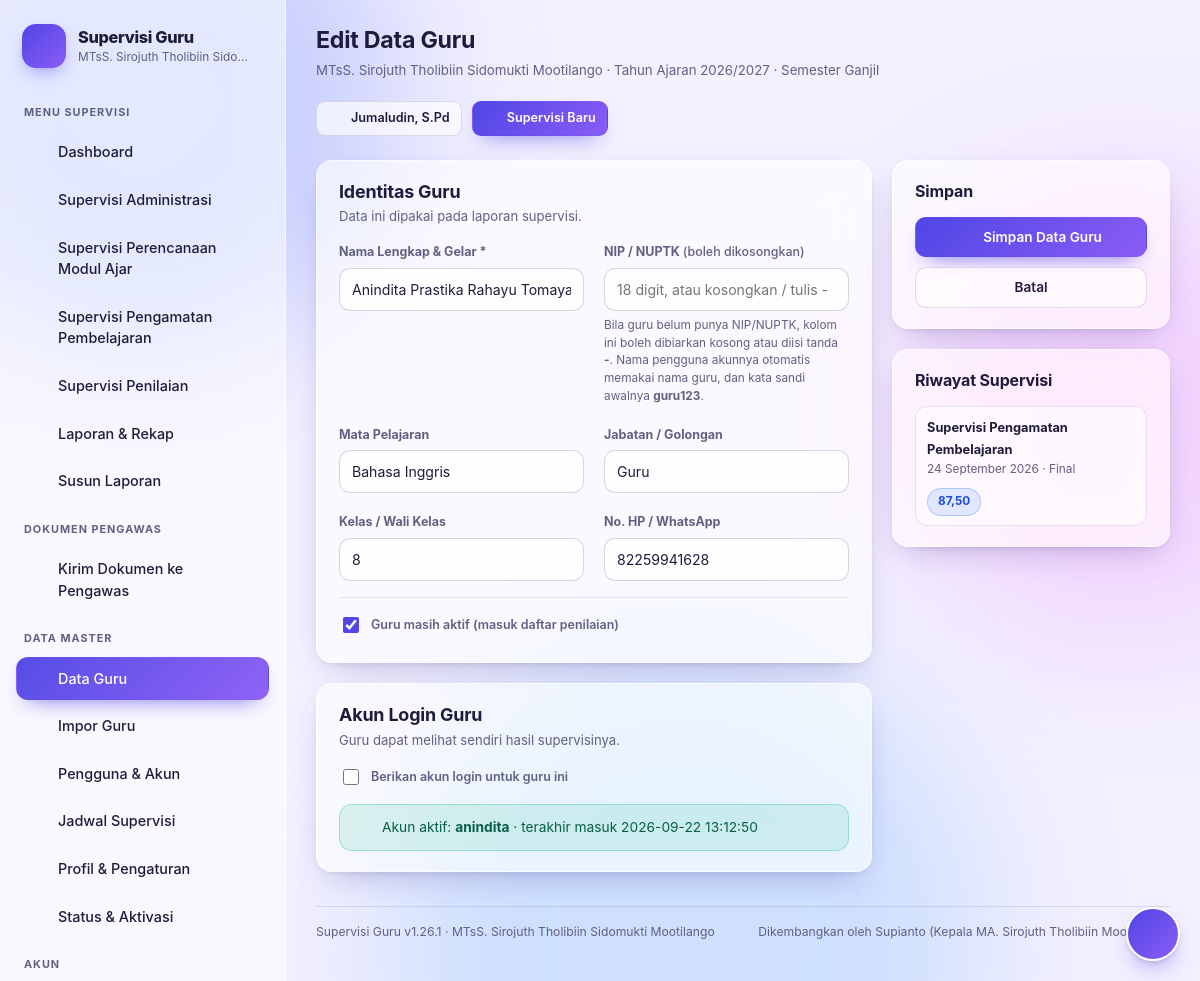
/guru_edit.php?id=13 (signed in), run on an earlier commit of the app's database.
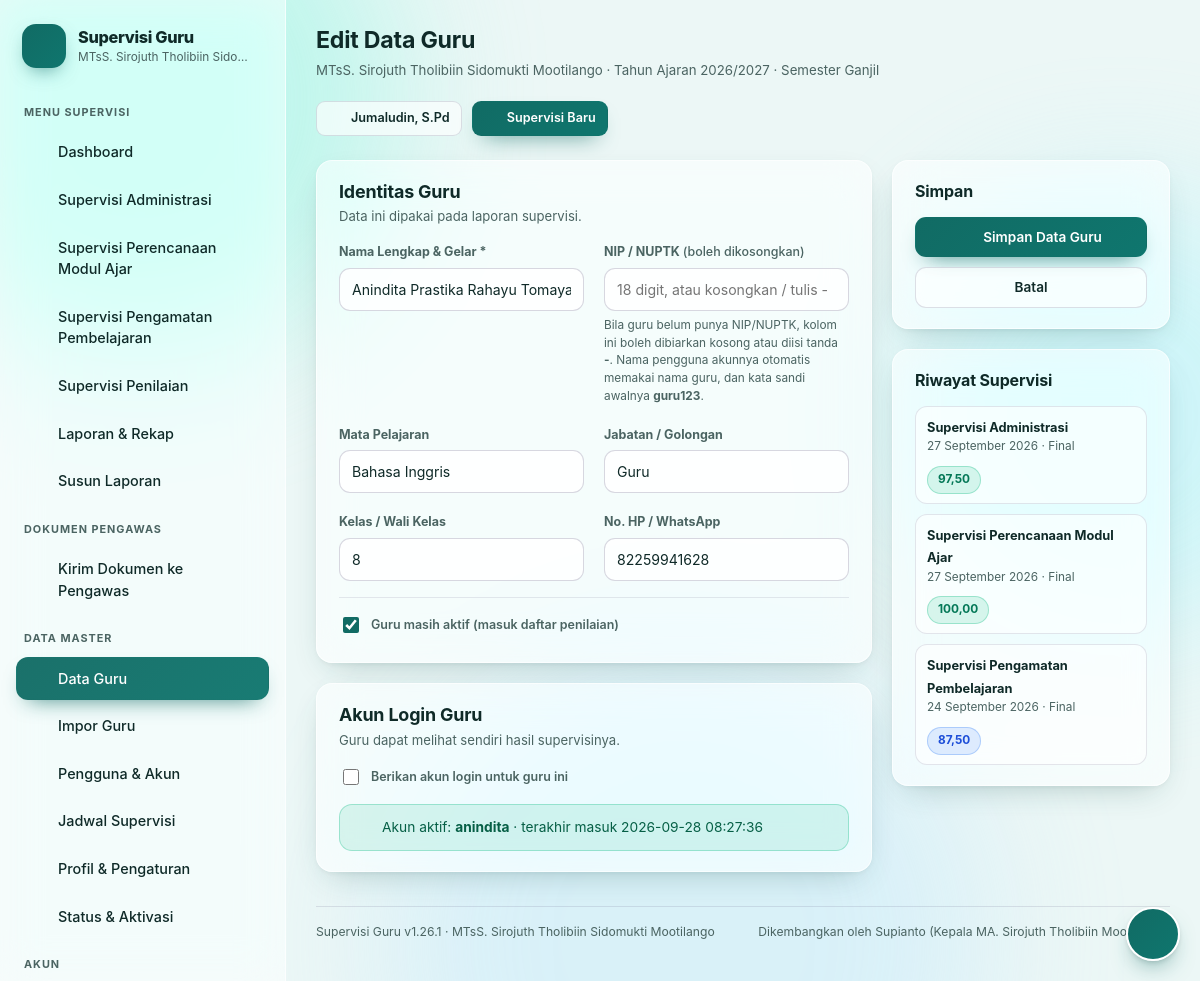
And on a later commit of the database.
### tables this page shows
CREATE TABLE sekolah (
            id INTEGER PRIMARY KEY AUTOINCREMENT,
            nama TEXT NOT NULL,
            npsn TEXT,
            alamat TEXT,
            kepala_sekolah TEXT,
            nip_kepala_sekolah TEXT,
            tahun_ajaran TEXT,
            semester TEXT,
            batas_a REAL NOT NULL DEFAULT 90,
            batas_b REAL NOT NULL DEFAULT 80,
            batas_c REAL NOT NULL DEFAULT 70,
            catatan TEXT,
            aktif INTEGER NOT NULL DEFAULT 1,
            dibuat TEXT
        , verifikasi TEXT NOT NULL DEFAULT "disetujui", kontak_nama TEXT, kontak_telepon TEXT, kontak_email TEXT, tanggal_daftar TEXT, alasan_tolak TEXT, jenis TEXT NOT NULL DEFAULT "umum", logo TEXT, aktivasi TEXT NOT NULL DEFAULT 'aktif', aktivasi_pada TEXT, aktif_sampai TEXT, aktivasi_ke INTEGER NOT NULL DEFAULT 1, nsm TEXT, desa TEXT, kecamatan TEXT, kabupaten TEXT, provinsi TEXT, telepon TEXT, email TEXT, website TEXT, uji_mulai TEXT);

CREATE TABLE instrumen (
                id INTEGER PRIMARY KEY AUTOINCREMENT,
                kode TEXT NOT NULL UNIQUE,
                nama TEXT NOT NULL,
                deskripsi TEXT,
                ikon TEXT,
                urutan INTEGER NOT NULL DEFAULT 0,
                aktif INTEGER NOT NULL DEFAULT 1
            );

CREATE TABLE users (
            id INTEGER PRIMARY KEY AUTOINCREMENT,
            username TEXT NOT NULL UNIQUE,
            password_hash TEXT NOT NULL,
            nama TEXT NOT NULL,
            role TEXT NOT NULL DEFAULT "guru",
            guru_id INTEGER REFERENCES guru(id) ON DELETE SET NULL,
            aktif INTEGER NOT NULL DEFAULT 1,
            login_terakhir TEXT,
            dibuat TEXT
        , sekolah_id INTEGER, foto TEXT, nip TEXT, asal TEXT);

CREATE TABLE guru (
            id INTEGER PRIMARY KEY AUTOINCREMENT,
            nip TEXT,
            nama TEXT NOT NULL,
            mapel TEXT,
            jabatan TEXT,
            kelas TEXT,
            telepon TEXT,
            aktif INTEGER NOT NULL DEFAULT 1,
            demo INTEGER NOT NULL DEFAULT 0,
            dibuat TEXT
        , sekolah_id INTEGER);

CREATE TABLE supervisi (
            id INTEGER PRIMARY KEY AUTOINCREMENT,
            guru_id INTEGER NOT NULL REFERENCES guru(id) ON DELETE CASCADE,
            instrumen_id INTEGER NOT NULL REFERENCES instrumen(id) ON DELETE CASCADE,
            tanggal TEXT NOT NULL,
            periode TEXT,
            supervisor TEXT,
            total_skor REAL NOT NULL DEFAULT 0,
            skor_maks REAL NOT NULL DEFAULT 0,
            nilai REAL NOT NULL DEFAULT 0,
            predikat TEXT,
            kelebihan TEXT,
            kekurangan TEXT,
            tindak_lanjut TEXT,
            status TEXT NOT NULL DEFAULT "draft",
            dibuat TEXT,
            diubah TEXT, sekolah_id INTEGER,
            UNIQUE (guru_id, instrumen_id, tanggal)
        );

### guru_edit.php (the view, shortened to what the rows shown need)
<?php
$u = require_admin();
$sid = sekolah_id();
$id = (int) ($_GET['id'] ?? $_POST['id'] ?? 0);
$g = $id ? one('SELECT * FROM guru WHERE id = ? AND sekolah_id = ?', [$id, $sid]) : null;
$form = [
    'nama'    => $g['nama'] ?? '',
    'nip'     => $g['nip'] ?? '',
    'mapel'   => $g['mapel'] ?? '',
    'jabatan' => $g['jabatan'] ?? '',
    'kelas'   => $g['kelas'] ?? '',
    'telepon' => $g['telepon'] ?? '',
    'aktif'   => $g ? (int) $g['aktif'] : 1,
];
$akun = $id ? one('SELECT * FROM users WHERE guru_id = ? LIMIT 1', [$id]) : null;
$riwayat = $id ? all('SELECT s.*, i.nama AS instrumen FROM supervisi s JOIN instrumen i ON i.id = s.instrumen_id
                      WHERE s.guru_id = ? AND s.sekolah_id = ? ORDER BY s.tanggal DESC LIMIT 12', [$id, $sid]) : [];
page_top($g ? 'Edit Data Guru' : 'Tambah Data Guru', 'guru');
?>
<form method="post" class="grid g21" style="align-items:start">
  <div class="grid" style="gap:20px">
    <div class="card">
      <div class="card-head"><div><h2>Identitas Guru</h2><p>Data ini dipakai pada laporan supervisi.</p></div></div>
      <div class="grid g2">
        <div>
          <label class="f" for="nama">Nama Lengkap &amp; Gelar *</label>
          <input type="text" id="nama" name="nama" value="<?= e((string) $form['nama']) ?>" required placeholder="Contoh: Siti Aminah, S.Pd.">
        </div>
        <div>
          <label class="f" for="mapel">Mata Pelajaran</label>
          <input type="text" id="mapel" name="mapel" value="<?= e((string) $form['mapel']) ?>" placeholder="Contoh: Matematika">
        </div>
        <div>
          <label class="f" for="jabatan">Jabatan / Golongan</label>
          <input type="text" id="jabatan" name="jabatan" value="<?= e((string) $form['jabatan']) ?>" placeholder="Contoh: Guru Muda">
        </div>
        <div>
          <label class="f" for="kelas">Kelas / Wali Kelas</label>
          <input type="text" id="kelas" name="kelas" value="<?= e((string) $form['kelas']) ?>" placeholder="Contoh: Wali kelas VIII-A">
        </div>
        <div>
          <label class="f" for="telepon">No. HP / WhatsApp</label>
          <input type="text" id="telepon" name="telepon" value="<?= e((string) $form['telepon']) ?>" placeholder="08xxxxxxxxxx">
        </div>
      </div>
      <label class="f" style="display:flex;align-items:center;gap:9px;font-weight:600">
        <input type="checkbox" name="aktif" value="1" <?= (int) $form['aktif'] === 1 ? 'checked' : '' ?> style="width:16px;height:16px;accent-color:var(--accent)">
        Guru masih aktif (masuk daftar penilaian)
      </label>
    </div>
    <div class="card">
      <div class="card-head"><div><h2>Akun Login Guru</h2><p>Guru dapat melihat sendiri hasil supervisinya.</p></div></div>
      <?php if ($akun): ?>
        <div class="alert alert-ok mt16" style="margin-bottom:0"><?= ikon('check', 16) ?><span>Akun aktif: <b><?= e((string) $akun['username']) ?></b> <?= (int) $akun['login_terakhir'] ? '&middot; terakhir masuk ' . e((string) $akun['login_terakhir']) : '' ?></span></div>
      <?php endif; ?>
    </div>
  </div>
  <div class="grid" style="gap:20px">
    <?php if ($id): ?>
    <div class="card">
      <?php if ($riwayat): ?>
        <div class="grid" style="gap:10px">
          <?php foreach ($riwayat as $r): ?>
            <div class="flex between" style="background:rgba(255,255,255,.6);border:1px solid rgba(99,95,130,.16);border-radius:12px;padding:9px 11px">
              <div style="min-width:0">
                <b class="sm"><?= e((string) $r['instrumen']) ?></b>
                <div class="xs mut"><?= e(tanggal_id((string) $r['tanggal'])) ?> &middot; <?= $r['status'] === 'final' ? 'Final' : 'Draf' ?></div>
              </div>
              <span class="pill pill-<?= e((string) $r['predikat']) ?>"><?= r1($r['nilai']) ?></span>
            </div>
          <?php endforeach; ?>
        </div>
      <?php else: ?>
        <p class="sm mut" style="margin:0">Belum ada supervisi untuk guru ini.</p>
      <?php endif; ?>
    </div>
    <?php endif; ?>
  </div>
</form>
<?php
page_bottom();

### inc/layout.php (shortened to what the rows shown need)
<?php
function ikon(string $name, int $size = 18): string
{
    $d = $p[$name] ?? $p['doc'];
    return '<svg class="ic" width="' . $size . '" height="' . $size . '" viewBox="0 0 24 24" fill="none" stroke="currentColor" stroke-width="1.7" stroke-linecap="round" stroke-linejoin="round" aria-hidden="true">' . $d . '</svg>';
}
function page_top(string $judul, string $menu = ''): void
{
    $u = current_user();
    $super = is_super();
    $pengawas = $u !== null && $u['role'] === 'pengawas';
    $admin = is_admin();
    $sekolah = current_sekolah();
    $binaanSaya = $pengawas ? sekolah_binaan((int) $u['id'], false) : [];
    $inst = $sekolah ? instrumen_list() : [];
    $script = $_SERVER['SCRIPT_NAME'] ?? '';
    $here = basename($script);
    $kodeAktif = $_GET['kode'] ?? '';
    if ($sekolah) {
        $subJudul = tetap_kata((string) $sekolah['nama']) . ' &middot; Tahun Ajaran ' . ($sekolah['tahun_ajaran'] ?: '-') . ' &middot; Semester ' . ($sekolah['semester'] ?: '-');
    } elseif ($pengawas) {
        $subJudul = 'Pengawas Sekolah &middot; ' . count($binaanSaya) . ' sekolah binaan';
    } elseif ($super) {
        $subJudul = 'Super Admin &middot; ' . jumlah_sekolah() . ' sekolah terdaftar';
    } else {
        $subJudul = '';
    }
    ?>
<!DOCTYPE html>
<html lang="id">
<head>
<link rel="stylesheet" href="assets/style.css?v=<?= e(APP_VERSION) ?>">
</head>
<body class="<?= e(tema_kelas()) ?>">
<button class="nav-toggle" id="navToggle" aria-label="Buka menu"><?= ikon('slider', 20) ?></button>
<aside class="sidebar" id="sidebar">
  <div class="brand">
    <div>
      <div class="brand-name"><?= e(APP_NAME) ?></div>
      <div class="brand-sub"><?= e($sekolah ? tetap_kata((string) $sekolah['nama']) : ($pengawas ? 'Pengawas Sekolah' : 'Super Admin — semua sekolah')) ?></div>
    </div>
  </div>
  <nav class="nav">
    <?php if ($pengawas): ?>
      <div class="nav-sec">Rekap Supervisi</div>
      <a class="nav-item <?= $here === 'index.php' && !$sekolah ? 'on' : '' ?>" href="index.php">
        <?= ikon('building') ?><span>Sekolah Binaan (<?= count($binaanSaya) ?>)</span>
      </a>
      <?php
      $jmlDokBinaan = dokumen_jumlah_binaan((int) $u['id']);
      $jmlDokMenunggu = dokumen_jumlah_status_binaan((int) $u['id'], 'menunggu');
      ?>
      <a class="nav-item <?= $here === 'dokumen_madrasah.php' ? 'on' : '' ?>" href="dokumen_madrasah.php">
        <?= ikon('doc') ?><span>Dokumen Madrasah</span>
        <?php if ($jmlDokMenunggu > 0): ?>
          <span class="pill pill-warn" style="margin-left:auto" title="Dokumen yang belum ditinjau"><?= (int) $jmlDokMenunggu ?> baru</span>
        <?php elseif ($jmlDokBinaan > 0): ?>
          <span class="pill pill-gray" style="margin-left:auto"><?= (int) $jmlDokBinaan ?></span>
        <?php endif; ?>
      </a>
      <?php if ($sekolah): ?>
        <a class="nav-item <?= in_array($here, ['laporan.php', 'supervisi_detail.php', 'cetak.php'], true) ? 'on' : '' ?>" href="laporan.php">
          <?= ikon('report') ?><span>Rekap <?= e(istilah_sekolah('Sekolah')) ?> Ini</span>
        </a>
        <a class="nav-item <?= in_array($here, ['jadwal.php', 'cetak_jadwal.php'], true) ? 'on' : '' ?>" href="jadwal.php">
          <?= ikon('calendar') ?><span>Jadwal Supervisi</span>
        </a>
        <a class="nav-item" href="laporan_export.php">
          <?= ikon('doc') ?><span>Unduh Rekap (CSV)</span>
        </a>
        <a class="nav-item <?= $here === 'aktivasi.php' ? 'on' : '' ?>" href="aktivasi.php">
          <?= ikon('key') ?><span>Status Aktivasi</span>
          <?php if (aktivasi_terbatas($sekolah)): ?><span class="pill <?= aktivasi_terkunci($sekolah) ? 'pill-err' : 'pill-warn' ?>" style="margin-left:auto"><?= e(aktivasi_pil_teks()) ?></span><?php endif; ?>
        </a>
      <?php endif; ?>
    <?php elseif ($sekolah && ($super || $u['role'] === 'admin')): ?>
      <?php foreach ($inst as $i): ?>
        <a class="nav-item <?= ($here === 'supervisi.php' || $here === 'supervisi_form.php') && $kodeAktif === $i['kode'] ? 'on' : '' ?>"
           href="supervisi.php?kode=<?= e((string) $i['kode']) ?>">
          <?= ikon((string) $i['ikon']) ?><span><?= e((string) $i['nama']) ?></span>
        </a>
      <?php endforeach; ?>
    <?php endif; ?>
  </nav>
</aside>
<main class="main">
  <header class="topbar">
    <div>
      <h1><?= e($judul) ?></h1>
      <p class="topbar-sub"><?= $subJudul ?></p>
    </div>
    <div class="topbar-actions">
      <a class="btn btn-ghost btn-sm" href="akun.php"><?= ikon('user', 16) ?> <?= e((string) ($u['nama'] ?? '')) ?></a>
      <?php if ($admin): ?>
        <a class="btn btn-primary btn-sm" href="supervisi_form.php?kode=pengamatan"><?= ikon('plus', 16) ?> Supervisi Baru</a>
      <?php endif; ?>
    </div>
  </header>
  <div class="content">
<?php
}
function page_bottom(): void
{
    $sekolah = current_sekolah();
    ?>
  </div>
  <footer class="foot">
    <span><?= e(APP_NAME) ?> v<?= e(APP_VERSION) ?> &middot; <?= e($sekolah ? tetap_kata((string) $sekolah['nama']) : 'Super Admin') ?></span>
    <span>Dikembangkan oleh <?= e(APP_AUTHOR) ?> (<?= e(APP_AUTHOR_JABATAN) ?>)</span>
  </footer>
</main>
</body>
</html>
<?php
}
    ?>

What changed in the data, as far as the page shows it:
changed users "anindita": login_terakhir "2026-09-22 13:12:50" → "2026-09-28 08:27:36"
added supervisi: instrumen.nama "Supervisi Administrasi", tanggal "27 September 2026", status "Final", nilai "97,50"
added supervisi: instrumen.nama "Supervisi Perencanaan Modul Ajar", tanggal "27 September 2026", status "Final", nilai "100,00"
